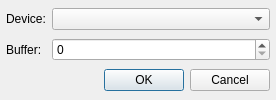
<?xml version="1.0" encoding="UTF-8"?>
<ui version="4.0">
 <class>SettingsDialog</class>
 <widget class="QDialog" name="SettingsDialog">
  <property name="geometry">
   <rect>
    <x>0</x>
    <y>0</y>
    <width>276</width>
    <height>100</height>
   </rect>
  </property>
  <property name="minimumSize">
   <size>
    <width>276</width>
    <height>100</height>
   </size>
  </property>
  <property name="maximumSize">
   <size>
    <width>276</width>
    <height>100</height>
   </size>
  </property>
  <property name="windowTitle">
   <string>PortAudio Plugin Settings</string>
  </property>
  <layout class="QGridLayout">
   <property name="leftMargin">
    <number>6</number>
   </property>
   <property name="topMargin">
    <number>6</number>
   </property>
   <property name="rightMargin">
    <number>6</number>
   </property>
   <property name="bottomMargin">
    <number>6</number>
   </property>
   <item row="2" column="0" colspan="3">
    <widget class="QDialogButtonBox" name="buttonBox">
     <property name="standardButtons">
      <set>QDialogButtonBox::Cancel|QDialogButtonBox::Ok</set>
     </property>
    </widget>
   </item>
   <item row="0" column="1" colspan="2">
    <widget class="QComboBox" name="deviceComboBox">
     <property name="sizePolicy">
      <sizepolicy hsizetype="Expanding" vsizetype="Fixed">
       <horstretch>0</horstretch>
       <verstretch>0</verstretch>
      </sizepolicy>
     </property>
     <property name="editable">
      <bool>false</bool>
     </property>
    </widget>
   </item>
   <item row="0" column="0">
    <widget class="QLabel" name="label">
     <property name="sizePolicy">
      <sizepolicy hsizetype="Maximum" vsizetype="Preferred">
       <horstretch>0</horstretch>
       <verstretch>0</verstretch>
      </sizepolicy>
     </property>
     <property name="text">
      <string>Device:</string>
     </property>
    </widget>
   </item>
   <item row="1" column="0">
    <widget class="QLabel" name="label_2">
     <property name="text">
      <string>Buffer:</string>
     </property>
    </widget>
   </item>
   <item row="1" column="1" colspan="2">
    <widget class="QSpinBox" name="bufferSizeSpinBox">
     <property name="maximum">
      <number>10000</number>
     </property>
    </widget>
   </item>
  </layout>
 </widget>
 <resources/>
 <connections>
  <connection>
   <sender>buttonBox</sender>
   <signal>accepted()</signal>
   <receiver>SettingsDialog</receiver>
   <slot>accept()</slot>
   <hints>
    <hint type="sourcelabel">
     <x>179</x>
     <y>51</y>
    </hint>
    <hint type="destinationlabel">
     <x>274</x>
     <y>2</y>
    </hint>
   </hints>
  </connection>
  <connection>
   <sender>buttonBox</sender>
   <signal>rejected()</signal>
   <receiver>SettingsDialog</receiver>
   <slot>reject()</slot>
   <hints>
    <hint type="sourcelabel">
     <x>231</x>
     <y>46</y>
    </hint>
    <hint type="destinationlabel">
     <x>271</x>
     <y>44</y>
    </hint>
   </hints>
  </connection>
 </connections>
</ui>
